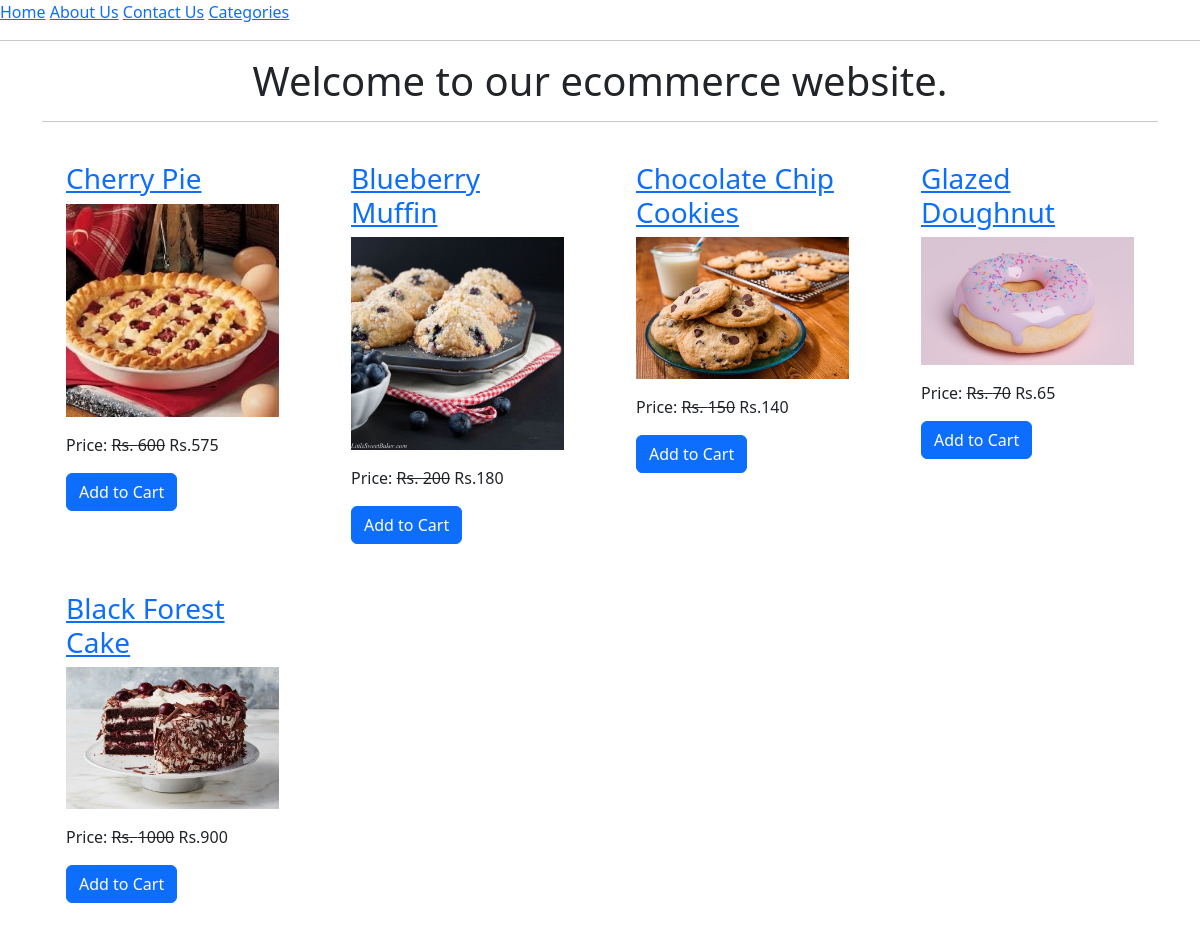
The page / on the database its author committed.
### ecomapp/models.py (models this page shows, shortened)
class Product(models.Model):
    title = models.CharField(max_length=40)
    slug = models.SlugField(unique=True)
    category = models.ForeignKey(Category,on_delete=models.CASCADE)
    image = models.ImageField(upload_to="products")
    marked_price = models.PositiveIntegerField()
    selling_price = models.PositiveIntegerField()
    description =   models.TextField()
    expiry = models.DateField()
    return_policy =models.CharField(max_length=300, null=True,blank = True)
    view_count = models.PositiveIntegerField()

### ecomapp/views.py (the view)
# urls.py: path("",HomeView.as_view(),name="home"),
class HomeView(TemplateView):
    template_name = "home.html"
    def get_context_data(self, **kwargs):
        context =  super().get_context_data(**kwargs)
        context['product_list'] = Product.objects.all().order_by("-id")
        return context

### templates/home.html (shortened to what this page needs)
{% extends 'base.html' %}
{% block content %}
<div class="container">
    <h1 class="text-center">Welcome to our ecommerce website.</h1>
    <hr>
        <div class="row mt-3">
            {% for p in product_list %}
                <div class="col-md-3 ">
                    <div class="m-4">
                        <h3><a href="{% url 'ecomapp:productdetail' p.slug %}">{{ p.title }}</a></h3>
                        <img src="{{p.image.url}}" class="img-fluid" style="height:200; object-fit:cover;" />
                        <p class="mt-3">Price: <strike>Rs. {{p.marked_price}}</strike> Rs.{{p.selling_price}}</p>
                        <a href="{% url 'ecomapp:addtocart' p.id %}" class="btn btn-primary">Add to Cart</a>
                    </div>
                </div>
            {% endfor %}
        </div>
</div>
    {% endblock content %}

### rows shown on the page
Product: title "Cherry Pie", image (picture), marked_price "600", selling_price "575"
Product: title "Blueberry Muffin", image (picture), marked_price "200", selling_price "180"
Product: title "Chocolate Chip Cookies", image (picture), marked_price "150", selling_price "140"
Product: title "Glazed Doughnut", image (picture), marked_price "70", selling_price "65"
Product: title "Black Forest Cake", image (picture), marked_price "1000", selling_price "900"
